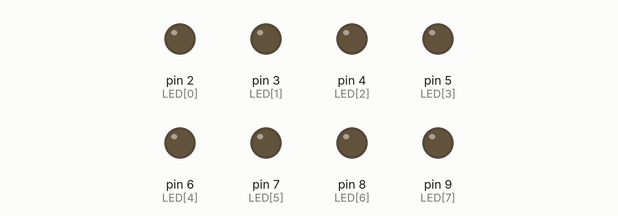
Simulated run of this sketch. Board: Arduino Uno, built with avr-gcc and run on an emulated ATmega328P. Parts: output pins drawn as LEDs (lit = HIGH).

Above: at 0.1 s.
At 9.3 s:
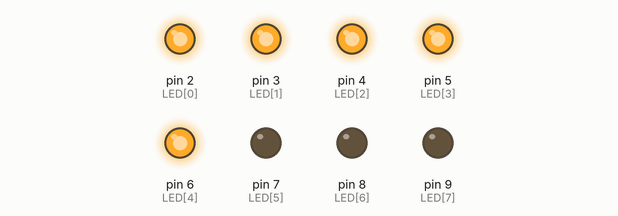
At 13.9 s:
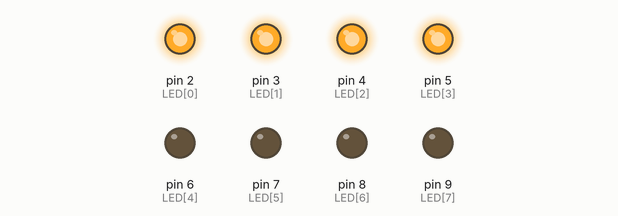
At 18.7 s:
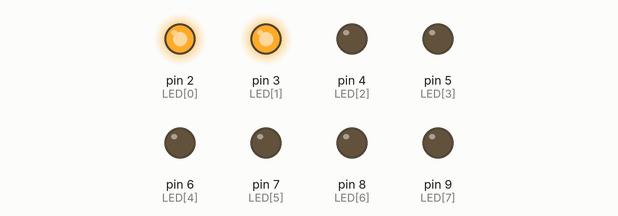
At 27.7 s:
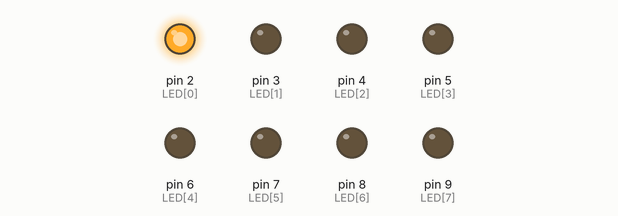
At 37.5 s:
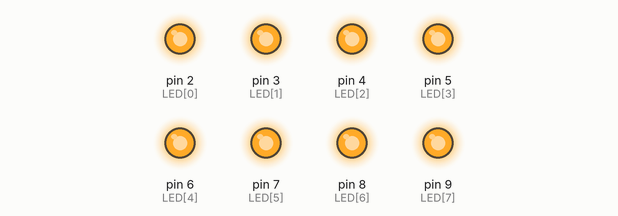
Timing chart, 0 to 40.0 s (numbered marks = the images above):
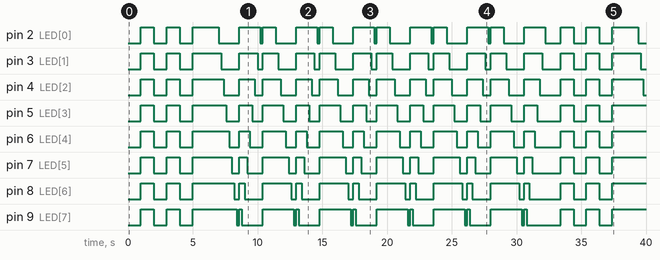

Measured:
- by itself, pin 2 (LED[0]): LOW → HIGH at 1.0 s, → LOW 1.0 s later, → HIGH 1.0 s later, → LOW 1.0 s later, … (34 changes in this stretch)
- by itself, pin 3 (LED[1]): LOW → HIGH at 1.0 s, → LOW 1.0 s later, → HIGH 1.0 s later, → LOW 1.0 s later, … (34 changes in this stretch)
- by itself, pin 4 (LED[2]): LOW → HIGH at 1.0 s, → LOW 1.0 s later, → HIGH 1.0 s later, → LOW 1.0 s later, … (34 changes in this stretch)
- by itself, pin 5 (LED[3]): LOW → HIGH at 1.0 s, → LOW 1.0 s later, → HIGH 1.0 s later, → LOW 1.0 s later, … (33 changes in this stretch)
- by itself, pin 6 (LED[4]): LOW → HIGH at 1.0 s, → LOW 1.0 s later, → HIGH 1.0 s later, → LOW 1.0 s later, … (33 changes in this stretch)
- by itself, pin 7 (LED[5]): LOW → HIGH at 1.0 s, → LOW 1.0 s later, → HIGH 1.0 s later, → LOW 1.0 s later, … (33 changes in this stretch)
- by itself, pin 8 (LED[6]): LOW → HIGH at 1.0 s, → LOW 1.0 s later, → HIGH 1.0 s later, → LOW 1.0 s later, … (33 changes in this stretch)
- by itself, pin 9 (LED[7]): LOW → HIGH at 1.0 s, → LOW 1.0 s later, → HIGH 1.0 s later, → LOW 1.0 s later, … (33 changes in this stretch)

The sketch:

_8_LED.ino
```cpp
int LED[]={2,3,4,5,6,7,8,9};
void setup() {
  // put your setup code here, to run once:
for(int i=0;i<8;i++)
{
  pinMode(LED[i],OUTPUT);
}
}


void loop() {
  // put your main code here, to run repeatedly:
 for(int del=0;del<3;del++)
 {
  choptat();
 }
  for(int del=0;del<6;del++)
 {
  ledchay();
 }
 }
void choptat()
{
for(int i=0;i<8;i++)
{
  digitalWrite(LED[i],0);
}
delay(1000);
for(int i=0;i<8;i++)
{
  digitalWrite(LED[i],1);
}
delay(1000);
}

void ledchay()
{
 for(int i=0;i<8;i++)
{
  digitalWrite(LED[i],1);
}
delay(1000);
for(int i=0;i<8;i++)
{
  digitalWrite(LED[i],0);
  delay(200);
}
 for(int i=0;i<8;i++)
{
  digitalWrite(LED[i],1);
}
 for(int i=8;i>=0;i--)
{
  digitalWrite(LED[i],0);
  delay(200);
}
}
```
